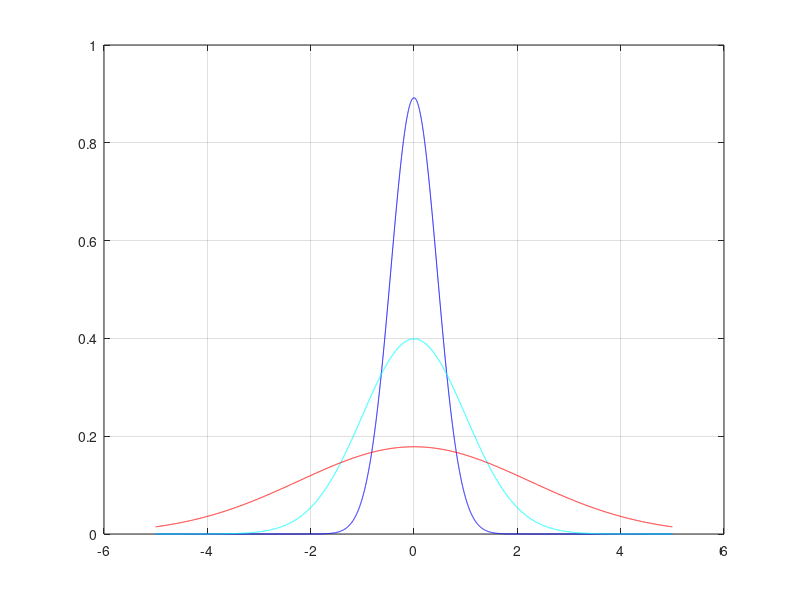

This figure's MATLAB source:
clc;
clear all;
tic
x = -5:0.001:5;
x_length = length(x);
u = zeros(1,length(x));
a = zeros(x_length);
b = zeros(x_length);
c = zeros(x_length);
o_a = 0.2*ones(1,length(x));
o_b = ones(1,length(x));
o_c = 5*ones(1,length(x));

% aa= 1./(sqrt(2*pi.*o_a));
% bb = exp(-(x-u).^2);
% 
% cc =(2*o_a);


a = 1./(sqrt(2*pi.*o_a)).*(exp(-(x-u).^2./(2*o_a)));
b = 1./(sqrt(2*pi.*o_b)).*(exp(-(x-u).^2./(2*o_b)));
c = 1./(sqrt(2*pi.*o_c)).*(exp(-(x-u).^2./(2*o_c)));

plot(x,a,'b',x,b,'c',x,c,'r')
grid on

toc